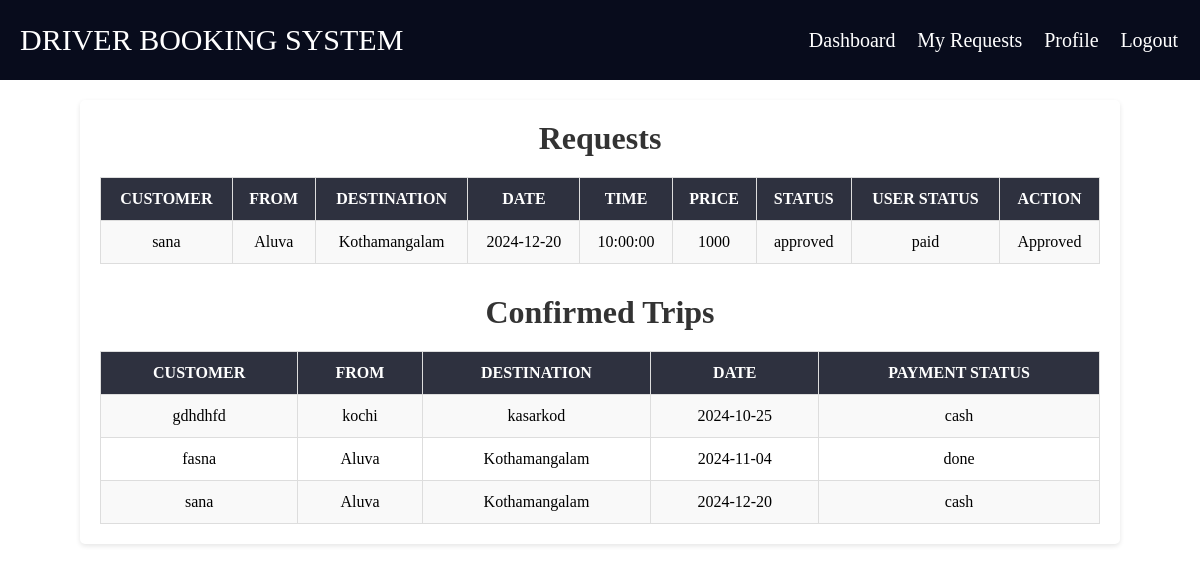
The page /managebookings.php (signed in) on the database its author committed.
### tables this page shows
CREATE TABLE `requests` (
  `request_id` int(11) NOT NULL,
  `user_id` int(11) DEFAULT NULL,
  `driver_id` int(11) DEFAULT NULL,
  `from_place` varchar(255) DEFAULT NULL,
  `destination` varchar(255) DEFAULT NULL,
  `booking_date` date DEFAULT NULL,
  `booking_time` time DEFAULT NULL,
  `price` int(11) DEFAULT 0,
  `status` enum('pending','approved','rejected') DEFAULT 'pending',
  `user_status` varchar(20) DEFAULT 'accepted'
);

CREATE TABLE `users` (
  `username` varchar(50) NOT NULL,
  `phno` varchar(22) NOT NULL,
  `email` varchar(40) NOT NULL,
  `pwd` varchar(30) NOT NULL,
  `user_type` varchar(25) NOT NULL,
  `user_id` int(10) NOT NULL,
  `district` varchar(50) NOT NULL
);

CREATE TABLE `bookings` (
  `booking_id` int(11) NOT NULL,
  `user_id` int(11) NOT NULL,
  `driver_id` int(11) NOT NULL,
  `from_place` varchar(255) NOT NULL,
  `destination` varchar(255) NOT NULL,
  `booking_date` date NOT NULL,
  `created_at` timestamp NOT NULL DEFAULT current_timestamp(),
  `payment_status` enum('cash','done') NOT NULL
);

### managebookings.php (the view, shortened to what this page needs)
<?php
$driver_id = $_SESSION['driver_id'];
$conn = mysqli_connect("localhost", "root", "", "driver_booking_system");
$sql_requests = "
    SELECT r.request_id, r.from_place, r.destination, r.booking_date, r.booking_time, r.price, r.status, u.username, r.user_status
    FROM requests r
    JOIN users u ON r.user_id = u.user_id
    WHERE r.driver_id = '$driver_id'";
$result_requests = mysqli_query($conn, $sql_requests);
$sql_bookings = "
    SELECT b.booking_id, b.from_place, b.destination, b.booking_date, b.payment_status, u.username
    FROM bookings b
    JOIN users u ON b.user_id = u.user_id
    WHERE b.driver_id = '$driver_id'";
$result_bookings = mysqli_query($conn, $sql_bookings);
?>
<!DOCTYPE html>
<html>
<head>
    <link rel="stylesheet" href="managebooking.css">
</head>
<body>
<nav class="nanbar">
    <div class="navbar">
        <a class="hdng" href="">DRIVER BOOKING SYSTEM</a>
        <div class="link">
            <a href="staffdashboard.php">Dashboard</a>
            <a href="myrequests.php">My Requests</a>
            <a href="driverprofile.php">Profile</a>
            <a href="logout.php">Logout</a>
        </div>
    </div>
</nav>
<div class="container">
    <h1>Requests</h1>
    <?php if (mysqli_num_rows($result_requests) > 0): ?>
        <table>
            <tr>
                <th>Customer</th>
                <th>From</th>
                <th>Destination</th>
                <th>Date</th>
                <th>Time</th>
                <th>Price</th>
                <th>Status</th>
                <th>User Status</th>
                <th>Action</th>
            </tr>
            <?php while ($row = mysqli_fetch_assoc($result_requests)): ?>
                <tr>
                    <td><?php echo htmlspecialchars($row['username']); ?></td>
                    <td><?php echo htmlspecialchars($row['from_place']); ?></td>
                    <td><?php echo htmlspecialchars($row['destination']); ?></td>
                    <td><?php echo htmlspecialchars($row['booking_date']); ?></td>
                    <td><?php echo htmlspecialchars($row['booking_time']); ?></td>
                    <td><?php echo htmlspecialchars($row['price'] ?: 'Not Set'); ?></td>
                    <td><?php echo htmlspecialchars($row['status']); ?></td>
                    <td><?php echo htmlspecialchars($row['user_status']); ?></td>
                    <td>
                        <?php if ($row['status'] == 'pending'): ?>
                            <form method="POST" style="display: inline-block;">
                                <input type="hidden" name="request_id" value="<?php echo htmlspecialchars($row['request_id']); ?>">
                                <input type="text" name="price" placeholder="Set Price" required>
                                <button type="submit" name="accept_request">Accept</button>
                            </form>
                            <form method="POST" style="display: inline-block;">
                                <input type="hidden" name="request_id" value="<?php echo htmlspecialchars($row['request_id']); ?>">
                                <button type="submit" name="reject_request" onclick="return confirm('Are you sure you want to reject this request?');">Reject</button>
                            </form>
                        <?php else: ?>
                            <p><?php echo ucfirst($row['status']); ?></p>
                        <?php endif; ?>
                    </td>
                </tr>
            <?php endwhile; ?>
        </table>
    <?php else: ?>
        <p>No requests found.</p>
    <?php endif; ?>
    <h1 class="hng">Confirmed Trips</h1>
    <?php if (mysqli_num_rows($result_bookings) > 0): ?>
        <table>
            <tr>
                <th>Customer</th>
                <th>From</th>
                <th>Destination</th>
                <th>Date</th>
                <th>Payment Status</th>
            </tr>
            <?php while ($row = mysqli_fetch_assoc($result_bookings)): ?>
                <tr>
                    <td><?php echo htmlspecialchars($row['username']); ?></td>
                    <td><?php echo htmlspecialchars($row['from_place']); ?></td>
                    <td><?php echo htmlspecialchars($row['destination']); ?></td>
                    <td><?php echo htmlspecialchars($row['booking_date']); ?></td>
                    <td><?php echo htmlspecialchars($row['payment_status']); ?></td>
                </tr>
            <?php endwhile; ?>
        </table>
    <?php else: ?>
        <p>No confirmed trips found.</p>
    <?php endif; ?>
</div>
</body>
</html>

### managebooking.css (style rules this page uses)
* { margin: 0; padding: 0; }
.nanbar { width: 100%; height: 80px; background-color:rgba(1, 4, 21, 0.821); display: flex; justify-content: center; align-items: center; }
.navbar { width: 100%; height: 80px; display: flex; justify-content: space-between; align-items: center; padding-left: 20px; background-color: rgba(1, 4, 21, 0.821); }
.hdng { font-size: 30px; color: white; }
.link { width: 35%; height: 80px; display: flex; justify-content: space-evenly; align-items: center; padding-left: 35px; }
.hng { margin-top: 30px; }
.link a { text-decoration: none; font-family: bold; color: rgb(255, 255, 255); }
a { text-decoration: none; font-family: bold; color: rgb(255, 255, 255); font-size: 20px; }
.container { max-width: 1000px; margin: 20px auto; padding: 20px; background-color: #fff; border-radius: 5px; box-shadow: 0 2px 5px rgba(0, 0, 0, 0.1); }
h1 { text-align: center; color: #333; }
table { width: 100%; border-collapse: collapse; margin-top: 20px; font-size: 16px; }
table, th, td { border: 1px solid #ddd; }
th, td { padding: 12px; text-align: center; }
th { background-color: rgba(1, 4, 21, 0.821); color: white; text-transform: uppercase; }
tr:nth-child(even) { background-color: #f9f9f9; }

### rows shown on the page
requests: user.username "sana", from_place "Aluva", destination "Kothamangalam", booking_date "2024-12-20", booking_time "10:00:00", price "1000", status "approved", user_status "paid", status "Approved"
bookings: user.username "gdhdhfd", from_place "kochi", destination "kasarkod", booking_date "2024-10-25", payment_status "cash"
bookings: user.username "fasna", from_place "Aluva", destination "Kothamangalam", booking_date "2024-11-04", payment_status "done"
bookings: user.username "sana", from_place "Aluva", destination "Kothamangalam", booking_date "2024-12-20", payment_status "cash"
